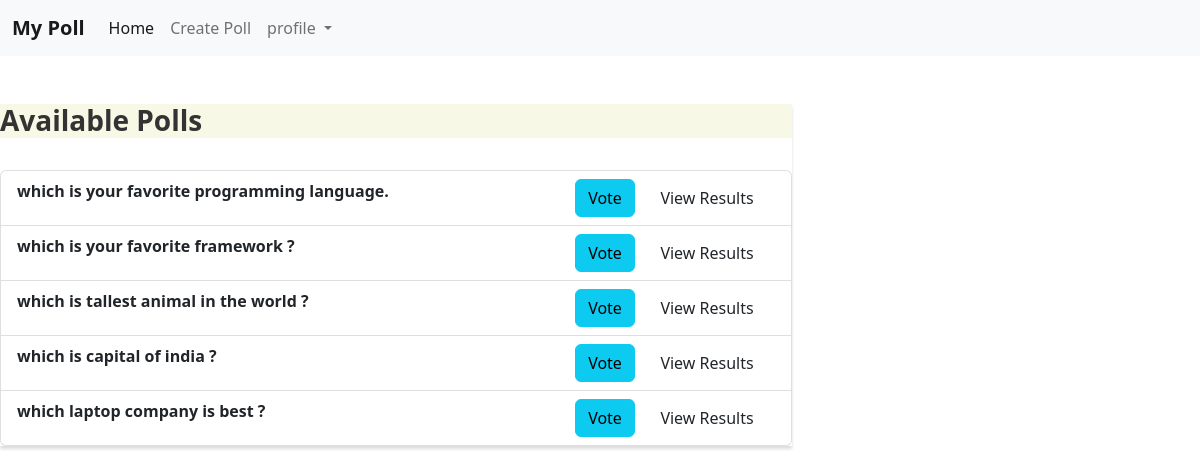
The page / on the database its author committed.
### poll/models.py (models this page shows, shortened)
class Poll(models.Model):
    question = models.TextField()
    option_one = models.CharField(max_length=30)
    option_two = models.CharField(max_length=30)
    option_three = models.CharField(max_length=30)
    option_four = models.CharField(max_length=30)
    option_one_count = models.IntegerField(default=0)
    option_two_count = models.IntegerField(default=0)
    option_three_count = models.IntegerField(default=0)
    option_four_count = models.IntegerField(default=0)

### poll/views.py (the view)
# urls.py: path('', views.index,name='index'),
def index(request):
    polls = Poll.objects.all()
    context = {
        'polls' : polls
    }
    return render(request,'index.html',context)

### poll/templates/index.html (shortened to what this page needs)
{% extends 'base.html' %}
{% block content %}
<br><br>
<div class="row">
    <div class="col-lg-8 col-lg-offset-2">
        <div class="panel panel-default">
            <div class="panel-heading">
                <h3 class="panel-title">Available Polls</h3>
            </div>
                <br>
            <ul class="list-group">
                {% for poll in polls %}
                <li class="list-group-item">
                    <strong>{{ poll.question }}</strong>
                    <span class="pull-right" style="float: right;">
                        <a href="vote/{{poll.id}}" class="btn btn-info btn-xs">Vote</a> &nbsp;
                        <a href="result/{{poll.id}}" class="btn btn-default btn-xs">View Results</a> &nbsp;
                    </span>
                </li>
                {% endfor %}
            </ul>
        </div>
    </div>
</div>
{% endblock content %}

### poll/static/style.css (style rules this page uses)
.navbar-default, .btn, .form-control, .panel { border-radius: 0; }
.panel-default > .panel-heading { color: #333; background-color: rgba(245, 245, 220, .7); border-color: rgba(245, 245, 220, .6); border-top-left-radius: 0; border-top-right-radius: 0; }
.panel { box-shadow: 0px 3px 3px 0px #ddd; }
a.navbar-brand, .panel-title { font-weight: bolder; }

### rows shown on the page
Poll: question "which is your favorite programming language."
Poll: question "which is your favorite framework ?"
Poll: question "which is tallest animal in the world ?"
Poll: question "which is capital of india ?"
Poll: question "which laptop company is best ?"
